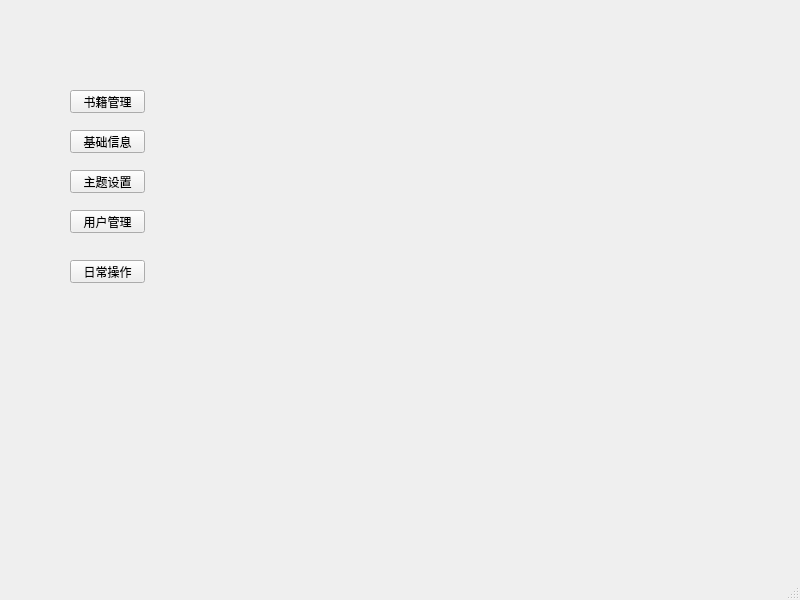
<?xml version="1.0" encoding="UTF-8"?>
<ui version="4.0">
 <class>MainWindow</class>
 <widget class="QMainWindow" name="MainWindow">
  <property name="geometry">
   <rect>
    <x>0</x>
    <y>0</y>
    <width>800</width>
    <height>600</height>
   </rect>
  </property>
  <property name="windowTitle">
   <string>MainWindow</string>
  </property>
  <widget class="QWidget" name="centralwidget">
   <widget class="QPushButton" name="pushButton">
    <property name="geometry">
     <rect>
      <x>70</x>
      <y>90</y>
      <width>75</width>
      <height>23</height>
     </rect>
    </property>
    <property name="text">
     <string>书籍管理</string>
    </property>
   </widget>
   <widget class="QPushButton" name="pushButton_2">
    <property name="geometry">
     <rect>
      <x>70</x>
      <y>130</y>
      <width>75</width>
      <height>23</height>
     </rect>
    </property>
    <property name="text">
     <string>基础信息</string>
    </property>
   </widget>
   <widget class="QPushButton" name="pushButton_3">
    <property name="geometry">
     <rect>
      <x>70</x>
      <y>170</y>
      <width>75</width>
      <height>23</height>
     </rect>
    </property>
    <property name="text">
     <string>主题设置</string>
    </property>
   </widget>
   <widget class="QPushButton" name="pushButton_4">
    <property name="geometry">
     <rect>
      <x>70</x>
      <y>210</y>
      <width>75</width>
      <height>23</height>
     </rect>
    </property>
    <property name="text">
     <string>用户管理</string>
    </property>
   </widget>
   <widget class="QPushButton" name="pushButton_5">
    <property name="geometry">
     <rect>
      <x>70</x>
      <y>260</y>
      <width>75</width>
      <height>23</height>
     </rect>
    </property>
    <property name="text">
     <string>日常操作</string>
    </property>
   </widget>
  </widget>
  <widget class="QMenuBar" name="menubar">
   <property name="geometry">
    <rect>
     <x>0</x>
     <y>0</y>
     <width>800</width>
     <height>23</height>
    </rect>
   </property>
  </widget>
  <widget class="QStatusBar" name="statusbar"/>
 </widget>
 <resources/>
 <connections/>
</ui>
